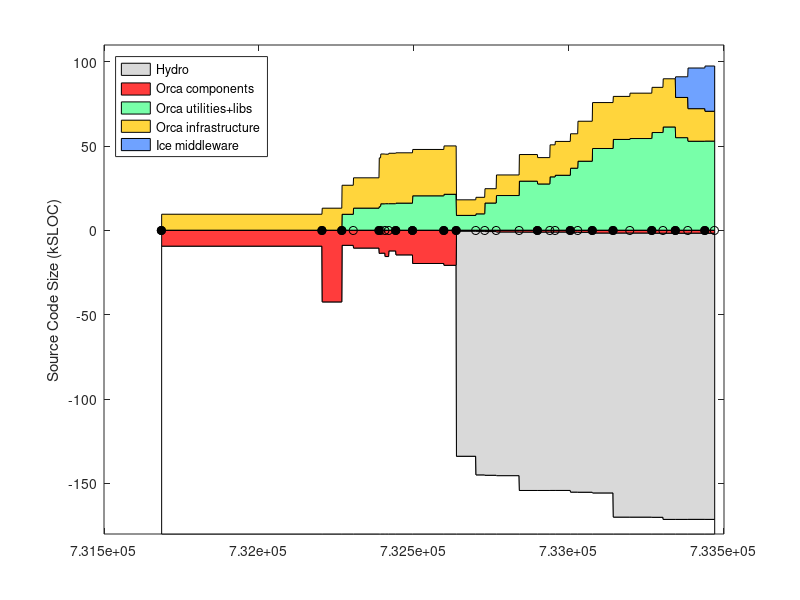

The MATLAB script that drew this image: (Note: this script raises an error after producing the figure.)
% keep track of orca project size using sloccount
clear all

%%%%%%%%%% DATA %%%%%%%%%%%%%%%%%%%%

% include/* except: include/{Freeze IceSSL IcePatch2}
% src/{Ice Slice IceGrid icecpp IceStorm slice2cpp IceUtil IceBox IceXML}
%  Sice212 = [
%  (7842-1000) + (22093+18419+11499+10568+4392+4200+4252+567+316)
%  ];
%  Sice301 = [
%  (8164-1000) + (23018+19384+19169+10596+4479+4343+4308+622+319)
%  ];
% same as above, but now also add Java:
% src/{IceInternal Ice IceUtil IceBox}
%  Sice310 = [
%  (8810-1200) + (24275+20494+22689+10587+4569+4877+4770+667+319) + (13190+6915+1262+493)
%  ];
%  Sice311 = [
%  (8950-1275) + (24511+20505+22898+10590+4600+4884+4782+683+323) + (13266+6929+1262+504)
%  ];

% it's much easier to count the whole of Ice (we use most of it anyway)
% sloccount include/ src/
% (this does not account for .ice files in [ice]/slice/* but it's a small fraction of total)
Sice212 = 133523;
Sice301 = 144513;
Sice310 = 153243;
Sice311 = 154145;
Sice320 = 168475;
Sice321 = 169725;

% indeces
iyy=1;
imm=2;
idd=3;
iver=4;
isub=5;
ibase=6;
icomp=7;
iutil=8;
iad=9;

Sorca = [ ...
% YY    MM  DD  ?   SUB     BASE        COMP           UTILS    A&D VERSION
% 0.8.6: a single distro, divide in halves arbitrarily
2003     4  14  1   0       18930/2     18930/2             0   0   % 0.8.6 (last change in doc/ChangeLog
% BASE: orca-base
% COMP: sloccount orca-components/src/components
% UTIL: slocc orca-components/src/util
2004     9  13  1   0       42543   13047   0       0   % 0.11.0
2004    11  16  1   0       8963    17208   9441    0   % 0.12.0
2004    12  23  0   0       10596   17965   13094   0   % 0.12.1
2005     3  16  1   0       13767   28881   14005   0   % 0.13.0
2005     3  21  0   0       13620   29524   15665   0   % 0.13.1
2005     4   4  0   0       15630   29345   15727   0   % 0.13.2
2005     4  16  0   0       12283   29897   15724   0   % 0.13.3
2005     5   9  1   0       14639   29838   16056   0   % 0.14.0
2005     7   2  1   0       19751   27479   20395   0   % 0.15.0
2005    10  11  1   0       20818   28675   21303   0   % 1.0.0
% BASE: c_ount src/interfaces/slice/orca/*.ice
% COMP: sloccount src/components
% UTIL: sloccount src/utils
2005    11  20  1   Sice212 530    9226         8781        0   % 2.0.0-rc1
2006     1  22  0   Sice301 596    9801         9695        0   % 2.0.0-rc2
% UTIL-IN-COMP: sloccount components/log* 
% COMP: sloccount components MINUS UTIL-IN-COMP
% UTIL: sloccount utils PLUS UTIL-IN-COMP
2006     2  20  0   Sice301 813    9867-1372    14734+1372  0  % 2.0.0-rc3
% UTIL-IN-COMP: sloccount components/orcaview* components/log*
2006     3  29  0   Sice301 1052   14625-2421   18131+2421  0  % 2.0.0-rc4
2006     6  11  0   Sice310 1116   19999-4215   24867+4215  0  % 2.0.0-rc5  
2006     8   9  1   Sice310 1116   19979-4348   23066+4348  0  % 2.0.0
2006     9  18  0   Sice310 1094   19317-329    31304+329   0  % 2.0.1
2006    10   5  0   Sice310 1094   20384-329    32255+329   0  % 2.0.2
2006    11  23  1   Sice311 1178   21408-1001   35768+1001  0  % 2.1.0
% BASE: c_count src/interfaces/slice/orca/*.ice
% COMP: sloccount src/components
% UTIL: sloccount src/utils src/libs
% to count lines in *.ice files, rename them to *.cpp like this:
% $cd src/interfaces/slice/orca; for file in *; do mv $file `echo $file | sed s/.ice/.cpp/`; done
2006    12  17  0   Sice311 1240    23701   40914  0   % 2.1.1
2007     2   2  1   Sice311 1671    27238   48446  0   % 2.2.0
2007     4  10  1   Sice320 1671    25512   53828  0   % 2.3.0
2007     6   3  0   Sice320 1682    26905   54359  0   % 2.4.0
2007     8  13  1   Sice320 1772    26795   57918  0    % 2.5.0
2007     9  18  0   Sice321 1787    28573   61216  0    % 2.6.0
% A&D: Hydro: sloccount src
2007    10  28  1   Sice321 1787    23840   54879  12251    % 2.7.0
2007    12   7  0   Sice321 1750    19312   52762  24104    % 2.8.0
2008     1  31  1   Sice321 1775    17695   52844  26826    % 2.9.0
];
Vorca ={'0.8.6', '0.11.0', '0.12.0', '0.12.1', '0.13.0', '0.13.1', '0.13.2', '0.13.3', '0.14.0', '0.15.0', '1.0.0', ...
    '2.0.0-rc1', '2.0.0-rc2', '2.0.0-rc3', '2.0.0-rc4', '2.0.0-rc5', '2.0.0', '2.0.1', '2.0.2', '2.1.0', '2.1.1', ...
    '2.2.0', '2.3.0', '2.4.0', '2.5.0', '2.6.0', '2.7.0', '2.8.0', '2.9.0' }';

% add a dummy release just for display
Sorca(end+1,:) = Sorca(end,:);
Sorca(end,imm) = Sorca(end,imm)+1;
Sorca(end,iver) = 0;
Vorca{end+1} = 'dummy';

% convert dates
Torca = datenum(Sorca(:,iyy),Sorca(:,imm),Sorca(:,idd));

% 2nd digit releases
i2 = (Sorca(:,iver)==1);
Torca2 = Torca(i2);
Vorca2 = Vorca(i2);

% for comparison, ASN
%  Sasn = 90433;

Sgenom = [
% YY    MM  DD  ? SUB   BASE    COMP    UTIL    VERSION
% SUB : cd pocolibs-2.3; sloccount include src
% BASE: cd genom-2.0; sloccount include src
% COMP: 0
% UTIL: 0 
2007    8   31  1  9786    11368   0   0       % 2.0
];

Splayer = [ 
% YY    MM  DD  ?   SUB     BASE                COMP       UTIL  VERSION
% BASE: (server-drivers)+client_libs
% COMP: drivers + utils
2002    12 04   1  0    (17331-12037)+9188      12037+2685 0    % 1.3.1
2003    7  15   1  0    (30452-24334)+12458     24334+3064 0    % 1.4-rc1
2003    12 07   1  0    (37378-30947)+13110     30947+9633 0    % 1.4-rc2
2004    5  31   1  0    (49225-42643)+13664     42643+3550 0    % 1.5
2004    11 12   1  0    (50758-43190)+13545     43190+4479 0    % 1.6
2005    1  31   0  0    (52069-44517)+13576     44517+4662 0    % 1.6.2
2005    7  28   0  0    (53348-45686)+14300     45686+5188 0    % 1.6.5
% BASE: (libplayercore-./bindings) + client_libs + (libplayertcp-./bindings)
% note: libplayerxdr is autogenerated
% COMP: server + utils
2005    10 25   0  0    (4866-0)+7560+(1391-0)  46474+5725  0   % 2.0pre7
% SUB : 0
% BASE: sloccount libplayercore client_libs libplayertcp 
%           MINUS sloccount libplayercore/bindings/ libplayertcp/bindings
% note: libplayerxdr is autogenerated
% COMP: sloccount server 
% UTIL: sloccount utils PLUS stage/src
2006    2  28   1  0    63992-47749-1291        54704       0     % 2.0.0
2006    3  25   1  0    65606-48912-1291        53033       0     % 2.0.1
2006    6   9   1  0    69083-51546-1319        61421       0     % 2.0.2
2006    9  26   1  0    69388-51546-1319        64088       13606       % 2.0.3
2007    5   2   1  0    69602-51686-1359        58396       9589+13606  % 2.0.4
2007   12  13   1  0    34980-2039              74385       11417+15464 % 2.1.0rc1
];
Tplayer = datenum(Splayer(:,1),Splayer(:,2),Splayer(:,3));

Saria = [
% YY    MM  DD  ? SUB   BASE    COMP    UTIL    VERSION
% SUB : 0
% BASE: sloccount ArNetworking/include/ ArNetworking/src/
% COMP: sloccount include src
% UTIL: 0 
2007    2   20  1  0    15854   45965   0       % 2.5.1
];

Scarmen = [
% YY    MM  DD  ?   SUB     BASE    COMP                    UTIL   VERSION
% SUB : cd src; sloccount ipc
% BASE: sloccount carmenpp global java python
% COMP: sloccount src MINUS all other
% UTIL: sloccount logger logtools mapeditor param_daemon robotgui simulator 
2007    8   15  1  24965    12032   107745-24965-12032-19629  19629   % 0.6.7
];

Sorocos = [
% YY    MM  DD  ?   SUB     BASE    COMP                        UTIL   VERSION
% SUB : cd ACE_wrappers; sloccount ace PLUS sloccount TAO/tao/
% BASE: ?
% LIBS: sloccount orocos-bfl-[VERSION]-src/src PLUS sloccount kdl-[VERSION]/kdl
% COMP: sloccount orocos-rtt-[VERSION]/src PLUS cd orocos-ocl-[VERSION]; sloccount hardware motion_control
% UTIL: cd orocos-ocl-[VERSION]; sloccount taskbrowser signals deployment reporting viewer ocl 
2007    8   15  1  160300+237011   0   (7767+12865)+(48971+20068)    5104   % ace-5.5, tao-1.5, rtt-1.2.1, bfl-0.6.1, kdl-0.4, ocl-0.4.1
];

Syarp = [
% YY    MM  DD  ?   SUB  BASE     COMP       UTIL   VERSION
% SUB : 0
% BASE: sloccount libYARP_OS libYARP_OS_compat
% COMP: sloccount yarpdev libYARP_dev libYARP_math libYARP_sig libYARP_sig_compat 
% UTIL: sloccount yarp-imageviewer modules
2007    7   26  1  0     21633   23528    1613   % 2.1.6
];

% YY    MM  DD  ?   SUB  BASE     COMP       UTIL
% SUB : 0
% BASE: 0
% COMP: sloccount . (matlab files will not be counted)
% UTIL: 0
Sopenslam = [
2007    8   16  1   0    0        23719      0
];

%%%%%%%%%% PLOTTING %%%%%%%%%%%%%%%%%%%%

Smax = 180;
d0 = [Torca Torca+1]'; d0=d0(:); d0(1)=[];
d1 = Smax-Sorca(:,isub)-Sorca(:,ibase); d1 = [d1 d1]'; d1=d1(:); d1(end)=[];
d2 = Sorca(:,isub); d2 = [d2 d2]'; d2=d2(:); d2(end)=[];
d3 = Sorca(:,ibase); d3 = [d3 d3]'; d3=d3(:); d3(end)=[];
d4 = Sorca(:,icomp); d4 = [d4 d4]'; d4=d4(:); d4(end)=[];
d5 = Sorca(:,iutil); d5 = [d5 d5]'; d5=d5(:); d5(end)=[];
d6 = Sorca(:,iad); d6 = [d6 d6]'; d6=d6(:); d6(end)=[];

figure(1), clf
ha=area( d0, [d1 d2 d3 d5 d4 d6]/1e3, -Smax ); hold on
plot( Torca, 0*Torca, 'k-o' )
h2=plot( Torca2, 0*Torca2, 'ko' );
set(h2,'markerfacecolor','k')
ylabel('Source Code Size (kSLOC)')

% colors
white = 1*[1 1 1];
gray = .85*[1 1 1];
red = min(255,[255 0 0]+60)/255;
orange = min(255,[255 153 0]+60)/255;
green = min(255,[60 255 109]+60)/255;
blue = min(255,[51 102 255]+60)/255;

set(ha(1),'facecolor', white);
set(ha(2),'facecolor', gray);
set(ha(3),'facecolor', red);
set(ha(4),'facecolor', green);
set(ha(5),'facecolor', orange);
set(ha(6),'facecolor', blue);
ha(1)=[];
legend(fliplr(ha),'Hydro','Orca components','Orca utilities+libs','Orca infrastructure','Ice middleware', 'Location','NorthWest')
%  xlim(datenum([2004;2005],[7;7],[1;1]) )
ylim([-Smax 110])
ax=axis;
%  xlim( [ax(1) datenum([2006 12 31])] )
ax=axis;
% label releases
mark('x', Torca2 )
i2odd = (1:2:length(Torca2));
ht = text(Torca2(i2odd)+5,.04*ax(4)*ones(length(i2odd),1),Vorca2(i2odd));
set(ht,'fontsize',8)
i2even = (2:2:length(Torca2));
ht = text(Torca2(i2even)+5,.08*ax(4)*ones(length(i2even),1),Vorca2(i2even));
set(ht,'fontsize',8)
datetick( 'x', 12 )
hp = plot( Tplayer, -Splayer(:,ibase)/1e3, 'k--o', Tplayer, Splayer(:,icomp)/1e3, 'k--o' );
set(hp, 'color', .5*[1 1 1] )
hpt = text( Tplayer(2), -Splayer(2,ibase)/1e3-8, 'Player infrastructure');
set(hpt, 'color', .5*[1 1 1] )
hpt = text( Tplayer(2), (Splayer(2,icomp)+Splayer(2,iutil))/1e3-5, 'Player "components+utils"');
set(hpt, 'color', .5*[1 1 1] )
%mark('y', Dasn(1,1)/1e3 );
%text( datenum([2003 5 1]), Dasn(1,1)/1e3, 'ASN')
xlabel('Releases')
title('http://orca-robotics.sf.net')

ht=text(datenum(2003,7,1),-Smax+15, '*   generated using David A. Wheeler`s SLOCCount' );
set(ht,'fontsize',8)
ht=text(datenum(2003,7,1),-Smax+5, '** see data in [ORCA2]/scripts/matlab/sloccount/slocs.m' );
set(ht,'fontsize',8)

xlim( [ax(1) datenum([2008 2 20])] )
